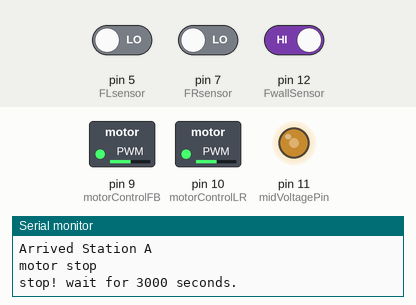
Bench run of a sketch on a simulated Arduino Uno, built with avr-gcc and run on an emulated ATmega328P. On the bench: switched loads named in the sketch (green lamp = pin HIGH), output pins drawn as LEDs (lit = HIGH), the last lines printed to the serial monitor. Inputs (shaded band) come from the test bench; at power-on: pin 5 (FLsensor) LOW, pin 7 (FRsensor) LOW, pin 12 (FwallSensor) HIGH.

Above: at 4.2 s.
4.3 s: pin 5 (FLsensor) driven HIGH
At 7.0 s:
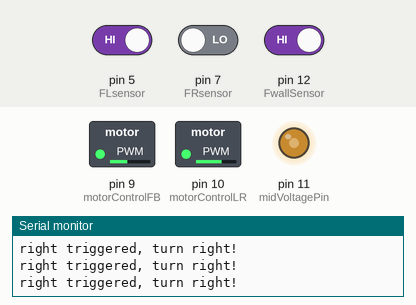
7.3 s: pin 7 (FRsensor) driven HIGH
At 7.7 s:
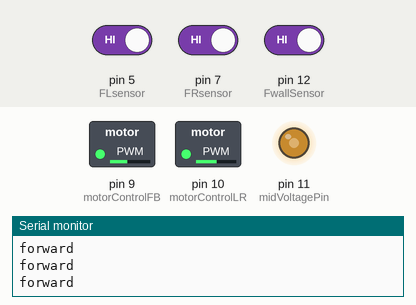
9.2 s: pin 5 (FLsensor) driven LOW
At 10.0 s:
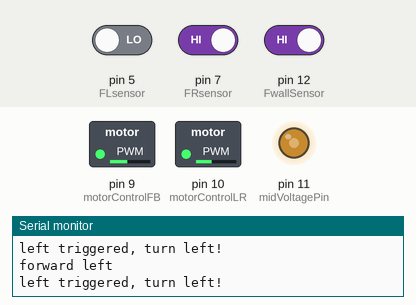
10.7 s: pin 12 (FwallSensor) driven LOW
At 11.8 s:
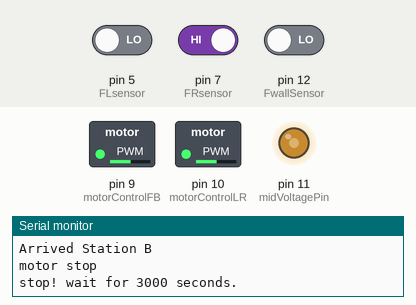
Timing chart, 0 to 13.3 s (numbered marks = the images above; inputs shaded):
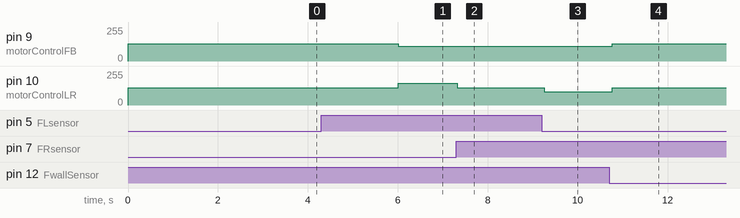

Measured:
- after the input at 4.3 s, pin 9 (motorControlFB): 130/255 → 109/255 after 1.7 s; pin 10 (motorControlLR): 130/255 → 162/255 after 1.7 s
- after the input at 7.3 s, pin 10 (motorControlLR): 162/255 → 130/255 at once
- after the input at 9.2 s, pin 10 (motorControlLR): 130/255 → 98/255 after 0.05 s
- after the input at 10.7 s, pin 9 (motorControlFB): 109/255 → 130/255 after 0.07 s; pin 10 (motorControlLR): 98/255 → 130/255 after 0.07 s

The sketch:

simpleTrain.ino
```cpp
//0:A | 1:A->B | 2:B | 3:B->A
#define stationA 0
#define AtoB 1
#define stationB 2
#define BtoA 3

int whereAmI = stationA;

//Sensor Pins, "Back"is where the wheels are
#define FLsensor 5
#define FRsensor 7
#define BLsensor 4
#define BRsensor 2

//Wall Detection IR Sensor Pins
#define FwallSensor 12
#define BwallSensor 8

//Motor Control Pins Forward/Backward 9, Left/Right 10
#define motorControlFB 9 //for joystick A&C
#define motorControlLR 10 //for joystick D
#define midVoltagePin 11 //constant 2.4 v for joystick B

#define pwm1v 51
#define pwm4v 204

#define forwardSpeed 109 // (the lower the faster)
#define backwardSpeed 160 //(the higher the faster)
#define stopSpeed 130

#define forwardCenter 130
//adjust the sensivity of the turning below: the bigger the number the more senstive it is
#define forwardLeft 32
#define forwardRight 32

#define backwardCenter 142
//adjust the sensivity of the turning below: the bigger the number the more senstive it is
#define backwardLeft 29
#define backwardRight 29


int stopTimer = 3000;

void setup() {
  pinMode(FLsensor, INPUT);
  pinMode(FRsensor, INPUT);
  pinMode(BLsensor, INPUT);
  pinMode(BRsensor, INPUT);
  pinMode(FwallSensor, INPUT);
  pinMode(BwallSensor, INPUT);
  pinMode(motorControlFB, OUTPUT);
  pinMode(motorControlLR, OUTPUT);
  pinMode(midVoltagePin, OUTPUT);
  analogWrite(midVoltagePin,stopSpeed);

  Serial.begin(9600);

  stopAndWait();

}

void loop() {

  switch(whereAmI){
    /*******************/
    case stationA:
      Serial.println("Arrived Station A");
      stopAndWait();
      whereAmI = AtoB;

    break;
    /*******************/
    case AtoB:

      if(!digitalRead(FwallSensor)){     //if hit wall,change Mode to stationB
        whereAmI = stationB;
      }else{
        followLineForward();
      }
    break;
    /*******************/
    case stationB:
       Serial.println("Arrived Station B");

      stopAndWait();
      whereAmI = BtoA;

    break;
    /*******************/
    case BtoA:
      if(!digitalRead(BwallSensor)){      //if hit wall,change Mode to stationA
        whereAmI = stationA;
      }else{
        followLineBackward();
      }
    break;
  }

}


void stopAndWait(){
  stopMotors();
  Serial.print("stop! wait for ");
  Serial.print(stopTimer);
  Serial.println(" seconds.");
  delay(stopTimer);
  Serial.println("ok, go");
}

void followLineForward(){
  //check front line sensors
  boolean left = !digitalRead(FLsensor);
  boolean right = !digitalRead(FRsensor);

 if(left&&right){
    Serial.println("both sensor triggered, stop!");
    stopMotors();
  }else if(left){
    Serial.println("left triggered, turn left!");
    turnForwardLeft(); //stop left motor
  }else if(right){
    Serial.println("right triggered, turn right!");
    turnForwardRight(); //stop right motor
  }else{
    goForward();
  }
}

void followLineBackward(){
  //check front line sensors
  boolean left = !digitalRead(BLsensor);
  boolean right = !digitalRead(BRsensor);

 if(left&&right){
    Serial.println("both sensor triggered, stop!");
    stopMotors();
  }else if(left){
    Serial.println("left triggered, turn left!");
    turnBackwardLeft(); //stop left motor
  }else if(right){
    Serial.println("right triggered, turn right!");
    turnBackwardRight(); //stop right motor
  }else{
    goBackward();
  }
}
```

motorControl.ino
```cpp
void stopMotors(){
  /*INSERT MOTOR CODE
   *
   */
   Serial.println("motor stop");
   analogWrite(motorControlFB, stopSpeed);
   analogWrite(motorControlLR, forwardCenter);
}

void turnForwardLeft(){
  /*INSERT MOTOR CODE
   * 1v
   */
   Serial.println("forward left");
   analogWrite(motorControlFB, forwardSpeed);
   analogWrite(motorControlLR, forwardCenter-forwardLeft);

}

void turnForwardRight(){
  /*INSERT MOTOR CODE
   * 4v
   */
//  Serial.println("forward right");
   analogWrite(motorControlFB, forwardSpeed);
   analogWrite(motorControlLR, forwardCenter+forwardRight);
}


void goForward(){
  /*INSERT MOTOR CODE
   * 2.38v
   */
  Serial.println("forward");
   analogWrite(motorControlFB, forwardSpeed);
   analogWrite(motorControlLR, forwardCenter);
}

void turnBackwardLeft(){
  /*INSERT MOTOR CODE
   *
   */
//   Serial.println("backward left");
   analogWrite(motorControlFB, backwardSpeed);
   analogWrite(motorControlLR, backwardCenter+backwardLeft);

}

void turnBackwardRight(){
  /*INSERT MOTOR CODE
   *
   */
//  Serial.println("backward right");
   analogWrite(motorControlFB, backwardSpeed);
   analogWrite(motorControlLR, backwardCenter-backwardRight);

}


void goBackward(){
  /*INSERT MOTOR CODE
   *
   */
  Serial.println("backward");
   analogWrite(motorControlFB, backwardSpeed);
   analogWrite(motorControlLR, backwardCenter);

}
```
